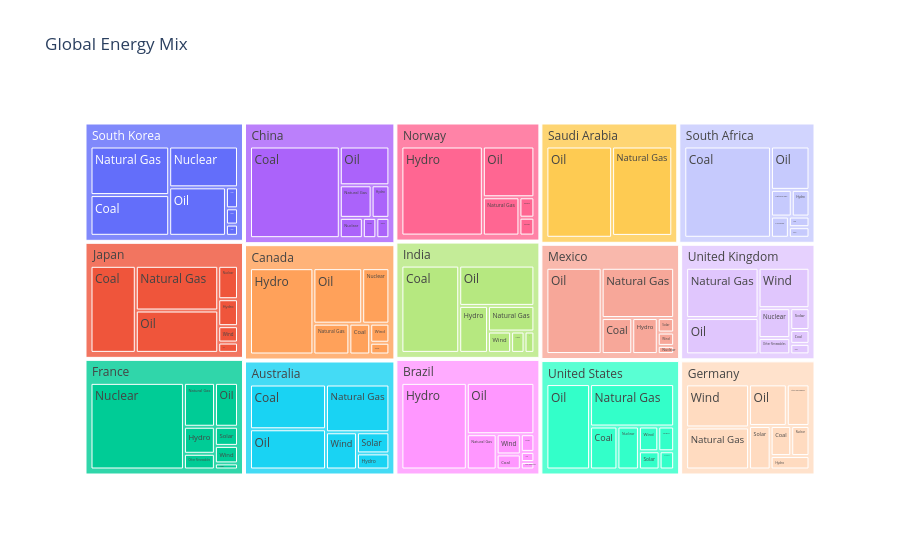

Notebook cell for this chart:
### Markdown cell above
#### `px.treemap` — the arguments that matter

**Structure**
- `data_frame` — tidy table, one row per leaf (here: one row per country × source)
- `path` — list of columns from root to leaf, e.g. `['Region', 'Country', 'Source']`; the order *is* the hierarchy, and Plotly aggregates every parent level for you
- `values` — numeric column that sets rectangle **area**; must be additive (TWh, counts, sales) — never averages, rates or percentages, which do not sum to a meaningful parent


**Colour**
- `color` — a categorical column gives discrete colours, a numeric column gives a continuous scale
- `color_discrete_map` — dict that pins each category to a colour 
- `color_continuous_scale` (+ `range_color`, `color_continuous_midpoint`) — for numeric colour; use single-hue or diverging scales

### Code cell
# exploratory figure

fig = px.treemap(df, path=['Country', 'Source'], values='TWh',
                 title='Global Energy Mix', height=800,
                 template='plotly_white')
fig.show()

### Figure 1 — Plotly figure (JSON) as saved in the notebook; plotly's stock layout.template omitted (floating-point values rounded to 4 significant figures)
{"data": [{"branchvalues": "total", "domain": {"x": [0, 1], "y": [0, 1]}, "hovertemplate": "labels=%{label}<br>TWh=%{value}<br>parent=%{parent}<br>id=%{id}<extra></extra>", "ids": ["Australia/Coal", "Brazil/Coal", "Canada/Coal", "China/Coal", "France/Coal", "Germany/Coal", "India/Coal", "Japan/Coal", "Mexico/Coal", "South Africa/Coal", "South Korea/Coal", "United Kingdom/Coal", "United States/Coal", "Australia/Hydro", "Brazil/Hydro", "Canada/Hydro", "China/Hydro", "France/Hydro", "Germany/Hydro", "India/Hydro", "Japan/Hydro", "Mexico/Hydro", "Norway/Hydro", "South Africa/Hydro", "South Korea/Hydro", "United Kingdom/Hydro", "United States/Hydro", "Australia/Natural Gas", "Brazil/Natural Gas", "Canada/Natural Gas", "China/Natural Gas", "France/Natural Gas", "Germany/Natural Gas", "India/Natural Gas", "Japan/Natural Gas", "Mexico/Natural Gas", "Norway/Natural Gas", "Saudi Arabia/Natural Gas", "South Africa/Natural Gas", "South Korea/Natural Gas", "United Kingdom/Natural Gas", "United States/Natural Gas", "Brazil/Nuclear", "Canada/Nuclear", "China/Nuclear", "France/Nuclear", "Germany/Nuclear", "India/Nuclear", "Japan/Nuclear", "Mexico/Nuclear", "South Africa/Nuclear", "South Korea/Nuclear", "United Kingdom/Nuclear", "United States/Nuclear", "Australia/Oil", "Brazil/Oil", "Canada/Oil", "China/Oil", "France/Oil", "Germany/Oil", "India/Oil", "Japan/Oil", "Mexico/Oil", "Norway/Oil", "Saudi Arabia/Oil", "South Africa/Oil", "South Korea/Oil", "United Kingdom/Oil", "United States/Oil", "Brazil/Other Renewables", "France/Other Renewables", "Germany/Other Renewables", "United Kingdom/Other Renewables", "United States/Other Renewables", "Australia/Solar", "Brazil/Solar", "Canada/Solar", "China/Solar", "France/Solar", "Germany/Solar", "India/Solar", "Japan/Solar", "Mexico/Solar", "Norway/Solar", "South Africa/Solar", "South Korea/Solar", "United Kingdom/Solar", "United States/Solar", "Australia/Wind", "Brazil/Wind", "Canada/Wind", "China/Wind", "France/Wind", "Germany/Wind", "India/Wind", "Japan/Wind", "Mexico/Wind", "Norway/Wind", "Saudi Arabia/Wind", "South Africa/Wind", "South Korea/Wind", "United Kingdom/Wind", "United States/Wind", "Australia", "Brazil", "Canada", "China", "France", "Germany", "India", "Japan", "Mexico", "Norway", "Saudi Arabia", "South Africa", "South Korea", "United Kingdom", "United States"], "labels": ["Coal", "Coal", "Coal", "Coal", "Coal", "Coal", "Coal", "Coal", "Coal", "Coal", "Coal", "Coal", "Coal", "Hydro", "Hydro", "Hydro", "Hydro", "Hydro", "Hydro", "Hydro", "Hydro", "Hydro", "Hydro", "Hydro", "Hydro", "Hydro", "Hydro", "Natural Gas", "Natural Gas", "Natural Gas", "Natural Gas", "Natural Gas", "Natural Gas", "Natural Gas", "Natural Gas", "Natural Gas", "Natural Gas", "Natural Gas", "Natural Gas", "Natural Gas", "Natural Gas", "Natural Gas", "Nuclear", "Nuclear", "Nuclear", "Nuclear", "Nuclear", "Nuclear", "Nuclear", "Nuclear", "Nuclear", "Nuclear", "Nuclear", "Nuclear", "Oil", "Oil", "Oil", "Oil", "Oil", "Oil", "Oil", "Oil", "Oil", "Oil", "Oil", "Oil", "Oil", "Oil", "Oil", "Other Renewables", "Other Renewables", "Other Renewables", "Other Renewables", "Other Renewables", "Solar", "Solar", "Solar", "Solar", "Solar", "Solar", "Solar", "Solar", "Solar", "Solar", "Solar", "Solar", "Solar", "Solar", "Wind", "Wind", "Wind", "Wind", "Wind", "Wind", "Wind", "Wind", "Wind", "Wind", "Wind", "Wind", "Wind", "Wind", "Wind", "Australia", "Brazil", "Canada", "China", "France", "Germany", "India", "Japan", "Mexico", "Norway", "Saudi Arabia", "South Africa", "South Korea", "United Kingdom", "United States"], "name": "", "parents": ["Australia", "Brazil", "Canada", "China", "France", "Germany", "India", "Japan", "Mexico", "South Africa", "South Korea", "United Kingdom", "United States", "Australia", "Brazil", "Canada", "China", "France", "Germany", "India", "Japan", "Mexico", "Norway", "South Africa", "South Korea", "United Kingdom", "United States", "Australia", "Brazil", "Canada", "China", "France", "Germany", "India", "Japan", "Mexico", "Norway", "Saudi Arabia", "South Africa", "South Korea", "United Kingdom", "United States", "Brazil", "Canada", "China", "France", "Germany", "India", "Japan", "Mexico", "South Africa", "South Korea", "United Kingdom", "United States", "Australia", "Brazil", "Canada", "China", "France", "Germany", "India", "Japan", "Mexico", "Norway", "Saudi Arabia", "South Africa", "South Korea", "United Kingdom", "United States", "Brazil", "France", "Germany", "United Kingdom", "United States", "Australia", "Brazil", "Canada", "China", "France", "Germany", "India", "Japan", "Mexico", "Norway", "South Africa", "South Korea", "United Kingdom", "United States", "Australia", "Brazil", "Canada", "China", "France", "Germany", "India", "Japan", "Mexico", "Norway", "Saudi Arabia", "South Africa", "South Korea", "United Kingdom", "United States", "", "", "", "", "", "", "", "", "", "", "", "", "", "", ""], "type": "treemap", "values": [2919, 312, 550, 6929.0, 120, 537, 4319, 3347, 949, 6727, 2706, 230, 1015, 448, 4857, 4679, 488, 711, 453, 1156, 452, 791, 6174, 403, 114, 174, 339, 2599, 902, 948, 872, 1160, 2293, 1018, 3130, 3137, 1193, 4573, 472, 3224, 3139, 3083, 118, 1290, 394, 6882, 476, 180, 560, 115, 323, 2370, 819, 798, 2624, 2973, 2315, 1620, 857, 1361, 2593, 2965, 4103, 2228, 5098, 1421, 2322, 2269, 3220, 87, 413, 819, 446, 229, 588, 206, 193, 231, 376, 814, 245, 173, 205, 228, 186, 213, 362, 325, 989, 419, 312, 223, 344, 2348, 422, 275, 188, 260, 96, 186, 165, 1775, 413, 10167, 9874, 10287, 10760.0, 10863, 9101, 9933, 10902, 9488, 10083, 9767, 9718, 11114, 9214, 9422]}], "layout": {"autosize": true, "legend": {"tracegroupgap": 0}, "title": {"text": "Global Energy Mix"}}}
